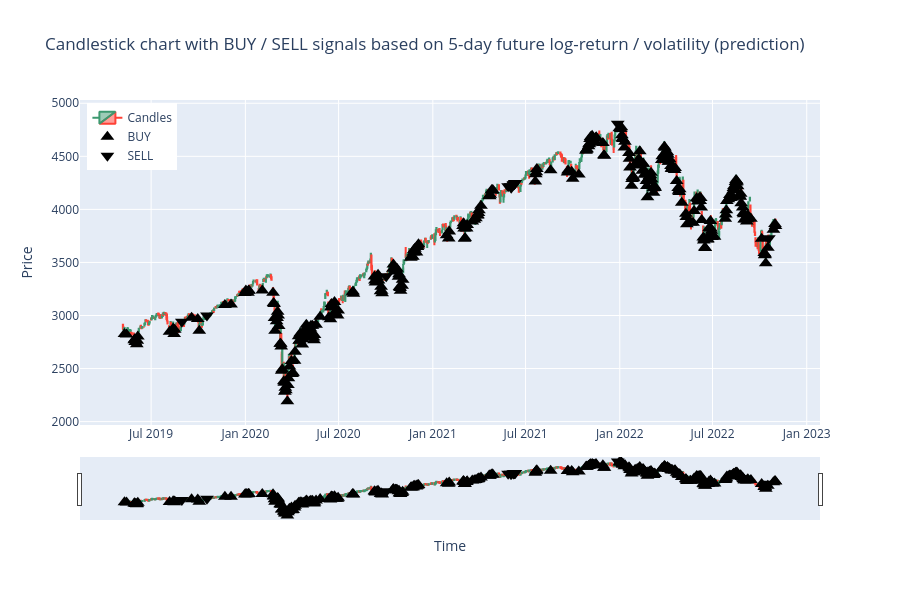

The notebook cell saved with this chart:
### Code cell
df_slice = df_ta.iloc[split_idx+SEQ_LEN:].copy()
y_pred_slice = y_pred[-len(df_slice):]  # make sure lengths match
df_slice = df_slice.copy()
df_slice["y_pred"] = y_pred_slice
# Identify signals
buy_signals = df_slice[df_slice["y_pred"] > thr_buy]
sell_signals = df_slice[df_slice["y_pred"] < -thr_sell]
# Create candlestick figure
fig = go.Figure(data=[go.Candlestick(
    x=df_slice.index,   # use index for x-axis
    open=df_slice['Open'],
    high=df_slice['High'],
    low=df_slice['Low'],
    close=df_slice['Close'],
    name='Candles'
)])
# BUY signals (triangle-up)
fig.add_trace(go.Scatter(
    x=buy_signals.index,
    y=buy_signals['Low'],  # anchor near candle low
    mode='markers', 
    marker=dict(symbol='triangle-up', size=12, color='black'), 
    name='BUY'
))
# SELL signals (triangle-down)
fig.add_trace(go.Scatter(
    x=sell_signals.index,
    y=sell_signals['High'],  # anchor near candle high
    mode='markers', 
    marker=dict(symbol='triangle-down', size=12, color='black'),
    name='SELL'
))
fig.update_layout(
    title=f"Candlestick chart with BUY / SELL signals based on {HORIZON}-day future log-return / volatility (prediction)",
    xaxis_title="Time", 
    yaxis_title="Price", 
    height=600,
    legend=dict(x=0.01, y=0.99)
)
path = "plots/improved_convlstm_full_test_pred.png"
fig.write_image(path)
fig.show()
display(Image(filename=path)) # Display static image (GitHub-compatible)

### Figure 1 — Plotly figure (JSON) as saved in the notebook; plotly's stock layout.template omitted (floating-point values rounded to 4 significant figures; data arrays with more than 128 entries replaced by an {"elided": "..."} marker saying what was removed)
{"data": [{"close": {"elided": "881 float values"}, "high": {"elided": "881 float values"}, "low": {"elided": "881 float values"}, "name": "Candles", "open": {"elided": "881 float values"}, "type": "candlestick", "x": {"elided": "881 str values"}}, {"marker": {"color": "black", "size": 12, "symbol": "triangle-up"}, "mode": "markers", "name": "BUY", "type": "scatter", "x": {"elided": "316 str values"}, "y": {"elided": "316 float values"}}, {"marker": {"color": "black", "size": 12, "symbol": "triangle-down"}, "mode": "markers", "name": "SELL", "type": "scatter", "x": ["2019-08-30T00:00:00", "2019-10-18T00:00:00", "2020-10-02T00:00:00", "2021-05-28T00:00:00", "2021-06-02T00:00:00", "2021-06-03T00:00:00", "2021-06-07T00:00:00", "2021-06-08T00:00:00", "2021-06-09T00:00:00", "2021-06-10T00:00:00", "2021-06-11T00:00:00", "2021-12-28T00:00:00", "2022-10-19T00:00:00"], "y": [2940.0, 3000.0, 3369.0, 4218.0, 4217.0, 4204.0, 4232.0, 4237.0, 4237.0, 4250.0, 4248.0, 4807.0, 3729.0]}], "layout": {"height": 600, "legend": {"x": 0.01, "y": 0.99}, "title": {"text": "Candlestick chart with BUY / SELL signals based on 5-day future log-return / volatility (prediction)"}, "xaxis": {"title": {"text": "Time"}}, "yaxis": {"title": {"text": "Price"}}}}
